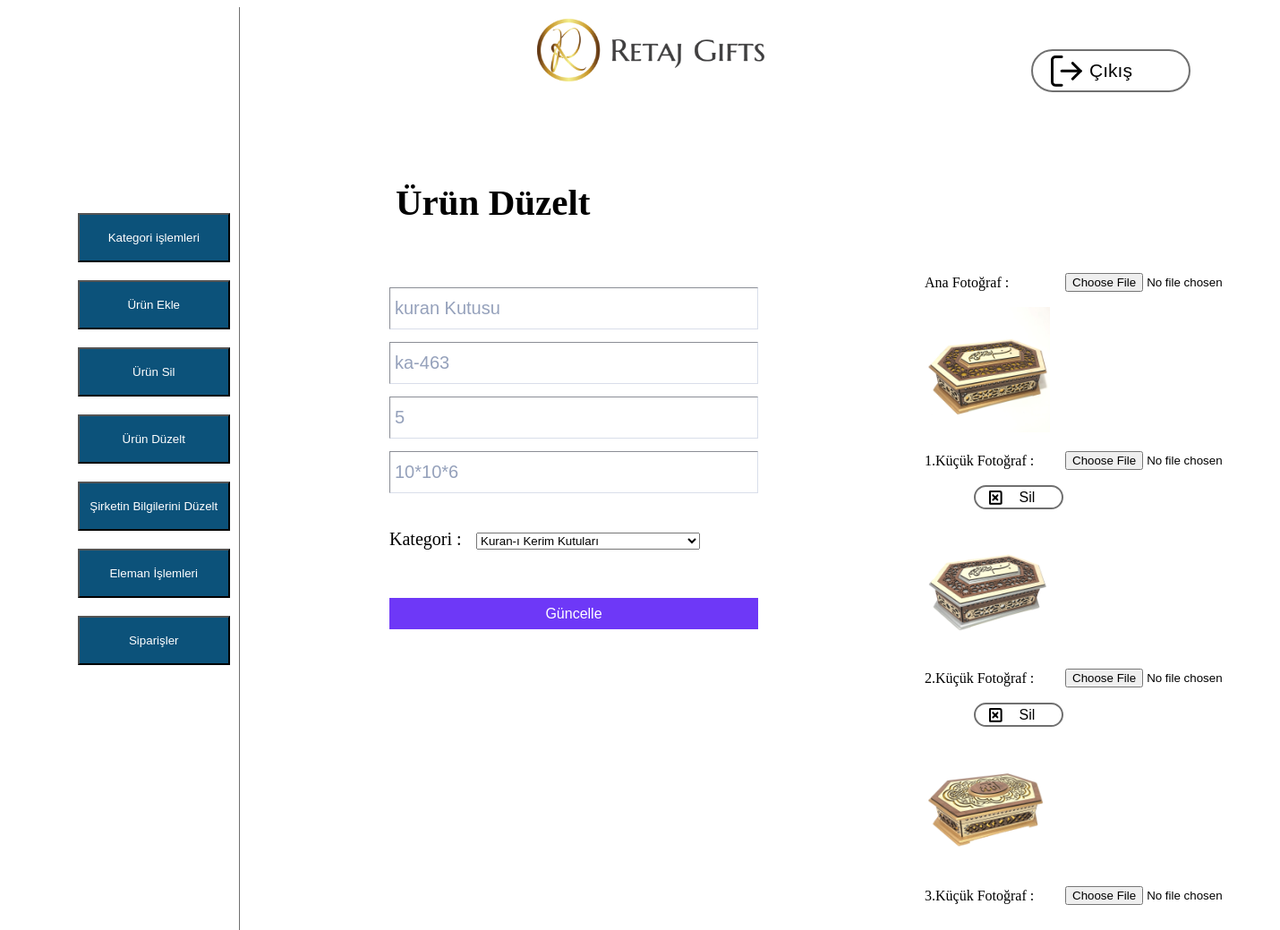
/Kodlar/AdminPaneli/urun_duzelt.php?id=39 (signed in), run on the app's committed database.
### tables this page shows
CREATE TABLE `urun` (
  `id` int(11) UNSIGNED NOT NULL,
  `urunadi` varchar(50) NOT NULL,
  `Kod` varchar(50) NOT NULL,
  `Kg` varchar(50) NOT NULL,
  `Olcu` varchar(50) NOT NULL,
  `UrunFiyati` decimal(10,2) NOT NULL,
  `Anafoto` varchar(150) NOT NULL,
  `KucukFotograf1` varchar(50) DEFAULT NULL,
  `KucukFotograf2` varchar(50) DEFAULT NULL,
  `KucukFotograf3` varchar(50) DEFAULT NULL,
  `KategoriAdi` varchar(50) NOT NULL
);

CREATE TABLE `kategori` (
  `KategoriAdi` varchar(50) NOT NULL
);

### Kodlar/AdminPaneli/baglan.php (called while the page is built, shortened)
<?php
 function Filtre($deger){
     $Bir = trim($deger);
     $Iki = strip_tags($Bir);
     $Uc = htmlspecialchars($Iki , ENT_QUOTES);
     $Sonuc = $Uc;
     return $Sonuc;
 }
?>

### Kodlar/AdminPaneli/urun_duzelt.php (the view, shortened to what this page needs)
<?php
require_once("baglan.php");
if(isset($_SESSION["kullanici"])){
    $GelenId = $_GET["id"];
?>
<!DOCTYPE html>
<html lang="en">
<head>
    <link rel="stylesheet" href="CSS/urun_duzelt_style.css">
</head>
<body>
    <div class="sayfa">
       <a href="AnaSayfa.php"><img id="logo" src="resimler/logo.png"></a>
        <a href="cikis.php"><button type="button" id="cikisButonu"> Çıkış</button></a>
        <aside id="aside1">
            <ul>
                <li><a href="Kategori_Ekle.php"><button  class="yanliste">Kategori işlemleri</button></a></li>
                <li><a href="urun_Ekle.php"><button  class="yanliste">Ürün Ekle</button></a></li>
                <li><a href="Urunleri_Sil.php"><button  class="yanliste">Ürün Sil</button></a></li>
                <li><a href="urunleri_Duzelt.php"><button  class="yanliste">Ürün Düzelt</button></a></li>
                <li><a href="Sirketin_Bilgilerini_Duzelt.php"><button  class="yanliste">Şirketin Bilgilerini Düzelt</button></a></li>
                <li><a href="Eleman_Ekle.php"><button  class="yanliste">Eleman İşlemleri</button></a></li>
                <li><a href="siparisler.php"><button  class="yanliste">Siparişler</button></a></li>
            </ul>
      </aside>
      <article>
        <article>
            <h2>Ürün Düzelt</h2>
            <form action="" method="POST" enctype="multipart/form-data">
                <table>
                <?php
                    $BilgileriGetir = mysqli_query($veritabaniBaglantisi , "SELECT * FROM urun WHERE id=" . $GelenId);
                    while($UrunBilgiler = mysqli_fetch_assoc($BilgileriGetir)){
                        $UrunAdi = $UrunBilgiler["urunadi"];
                        $UrunKod = $UrunBilgiler["Kod"];
                        $UrunKg = $UrunBilgiler["Kg"];
                        $UrunOlcu = $UrunBilgiler["Olcu"];
                        $Urunfoto1 = Filtre($UrunBilgiler["Anafoto"]);
                        $Urunfoto2 = Filtre($UrunBilgiler["KucukFotograf1"]);
                        $Urunfoto3 = Filtre($UrunBilgiler["KucukFotograf2"]);
                        $UrunKategorisi = Filtre($UrunBilgiler["KategoriAdi"]);
                ?>
                    <tr>
                        <td><input type="text" placeholder="Ürün Adı" name="ad" value="<?php echo $UrunAdi;?>" required></td>
                    </tr>
                    <tr>
                        <td><input type="text" placeholder="Kod" name="kod"  value="<?php echo $UrunKod;?>" required></td>
                    </tr>
                    <tr>
                        <td><input type="text" placeholder="Kg" name="kg"  value="<?php echo $UrunKg;?>" required></td>
                    </tr>
                    <tr>
                        <td><input type="text" placeholder="Ölçüleri" name="olcu"  value="<?php echo $UrunOlcu;?>" required></td>
                    </tr>
                    <tr>
                        <td>
                            <br><br><label id="kategori">Kategori :</label>
                            <select name="kategori_Sec" id="kategori_Sec" style="width: 250px; position:absolute;left: 100px;top: 287px;">
                            <?php
                            $goster = mysqli_query($veritabaniBaglantisi , "SELECT * FROM kategori");
                      while($kayitlar = mysqli_fetch_assoc($goster)){?>
                                <option value="<?php echo $kayitlar["KategoriAdi"];?>"   <?php if($UrunKategorisi==$kayitlar["KategoriAdi"]) echo 'selected="selected"'; ?>   ><?php echo $kayitlar["KategoriAdi"];?></option>
                                <?php
                     }
                ?>
                            </select>
                        </td>
                    </tr>
                    <tr>
                        <td><input type="submit" value="Güncelle" name="gonder"></td>
                    </tr>
                </table>
        </article>
        <aside id="aside2">
            <table class="fotoTablo">
                <tr>
                       <td><label>Ana Fotoğraf : </label></td>
                        <td><input type="file" name="AnaFotograf"></td>
                </tr>
                <tr>
                <td collapse="2"><img src="Resimler/<?php echo $Urunfoto1?>" class="foto1"></td>
                </tr>
                <tr>
                       <td><label>1.Küçük Fotoğraf :  </label> </td>
                       <td><input type="file" name="KucukFotograf1"></td>
                </tr>
                <?php if($Urunfoto2 != ""){ ?>
                <tr>
                <td collapse="2"><a href="foto_sil.php?fotoAdi=<?php echo $Urunfoto2?>&foto=1&id=<?php echo $GelenId;?>"><button type="button" class="sil">Sil</button></a></td>
                </tr>
                <tr>
                <td collapse="2"> <img src="Resimler/<?php echo $Urunfoto2?>" class="foto2"></td>
                <?php }?>
                </tr>
                <tr>
                       <td><label>2.Küçük Fotoğraf :  </label> </td>
                       <td><input type="file" name="KucukFotograf2" ></td>
                </tr>
                <?php if($Urunfoto3 != ""){ ?>
                <tr>
                <td collapse="2"><a href="foto_sil.php?fotoAdi=<?php echo $Urunfoto3?>&foto=2&id=<?php echo $GelenId;?>"><button type="button" class="sil">Sil</button></a></td>
                </tr>
                <tr>
                <td collapse="2"> <img src="Resimler/<?php echo $Urunfoto3?>" class="foto3"></td>
                <?php }?>
                </tr>
                <tr>
                       <td><label>3.Küçük Fotoğraf :  </label></td>
                       <td><input type="file" name="KucukFotograf3"  ></td>
                </tr>
        </table>
        </aside>
      </article>
    </div>
</body>
</html>
<?php
                    }
        ?>
          <?php
}
else{
    header("Location:GirisSayfasi.php");
}
?>

### Kodlar/AdminPaneli/CSS/urun_duzelt_style.css (style rules this page uses)
.sayfa { width: 1366px ; height: auto ; margin: auto; padding: 0px; }
#logo { position: absolute; top: 20px; left: 600px; }
#cikisButonu { width: 178px; height: 48px; border-radius: 50px; background-color: #FFFFFF; border-color: #707070; border-style: solid; background-image: url("logout.png"); background-repeat: no-repeat; background-position: left; background-position-x: 20px; font-size: 21px; position: absolute; right: 100px; top: 55px; }
.yanliste { width: 100%; height: 55px; background-color: #0C527A; color: white; }
article , #aside1 { display: inline-block; vertical-align: top; text-align: justify; }
article { width: 85%; }
#aside1 { width: 15%; height: 1200px; position: absolute; padding: 10px; color: #707070; border: 0; border-right: 1px; border-style: solid; }
#aside1 ul { margin-left: 5px; list-style: none; margin-top: 200px; }
#aside1 li { list-style: none; padding-top: 20px; }
a:link { text-decoration: none; color: #000; }
article article { width: 650px; height: 529px; position: relative; top: 200px; left: 300px; border: 0; }
table { position: absolute; top: 100px; left: 100px; }
input[type="text"],input[type="password"],input[type="email"] { padding: 5px; width: 400px; height: 35px; border-width: 1px; border-color: #D9DEEA; color: #95A1BB; font-size: 20px; margin-top: 10px; }
input[type="submit"] { padding: 5px; width: 412px; height: 35px; background-color: #6E38F7; color: white; font-size: 16px; border: none; margin-top: 50px; }
article article h2 { font-size: 41px; position: absolute; top: -40px; left: 110px; color: black; }
#aside2 { width: 400px; height: 500px; position: relative; top: -368px; left: 1000px; }
.sil { width: 100px; height: 27px; border-radius: 50px; background-color: #FFFFFF; border-color: #707070; border-style: solid; background-image: url("add_50px.png"); background-size: 20px; background-repeat: no-repeat; background-position: left; background-position-x: 15px; margin-left: 55px; padding-left: 25px; font-size: 16px; }
#aside2 table { position: absolute; top: 120px; left: 0px; border-spacing: 0 15px; }
#kategori { font-size: 20px; }
.foto1,.foto2,.foto3,.foto4 { width: 140px; height: 140px; }
.fotoTablo { border-collapse:separate; border-spacing: 500em; }
.sil { width: 100px; height: 27px; border-radius: 50px; background-color: #FFFFFF; border-color: #707070; border-style: solid; background-image: url("Group 24.png"); background-size: 15px; background-repeat: no-repeat; background-position: left; background-position-x: 15px; margin-left: 55px; padding-left: 25px; }

### data on the page
urun: ad "kuran Kutusu", kod "ka-463", kg "5", olcu "10*10*6", kategori_Sec "Kuran-ı Kerim Kutuları", Anafoto (picture), KucukFotograf1 (picture), KucukFotograf2 (picture)
